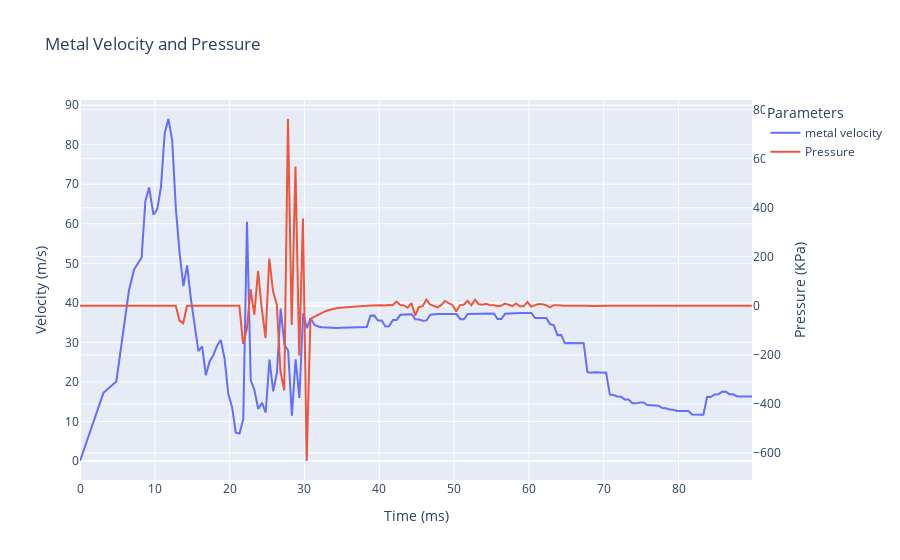

Notebook code cell kept with this figure:
### Code cell
velocity_filtered = velocity_filtered[velocity_filtered['NewZeit'] <= 100]
metalvel = metalvel[metalvel['time'] <= 90]
pressure = pressure[pressure['time'] <= 90]

fig = go.Figure()

#fig.add_trace(go.Scatter(x=velocity_filtered['NewZeit'], y=velocity_filtered['Upper_Piston'], mode='lines', name='Upper_Piston'))
#fig.add_trace(go.Scatter(x=velocity_filtered['NewZeit'], y=velocity_filtered['Lower_Piston'], mode='lines', name='Lower_Piston'))
fig.add_trace(go.Scatter(x=metalvel['time'], y=metalvel['Velocity'], mode='lines', name='metal velocity'))
fig.add_trace(go.Scatter(x=pressure['time'], y=pressure['Pressure'], mode='lines', name='Pressure',  yaxis = "y2"))


fig.update_layout(
    yaxis2=dict(
        title='Pressure (KPa)',
        overlaying='y',
        side='right'
    ),
    xaxis_title='Time (ms)',
    yaxis=dict(title='Velocity (m/s)'),
    title='Metal Velocity and Pressure',
    legend_title='Parameters'
)

### Figure 1 — Plotly figure (JSON) as saved in the notebook; plotly's stock layout.template omitted (floating-point values rounded to 4 significant figures; data arrays with more than 128 entries replaced by an {"elided": "..."} marker saying what was removed)
{"data": [{"mode": "lines", "name": "metal velocity", "type": "scatter", "x": {"elided": "170 float values"}, "y": {"elided": "170 float values"}}, {"mode": "lines", "name": "Pressure", "type": "scatter", "x": {"elided": "170 float values"}, "y": {"elided": "170 float values"}, "yaxis": "y2"}], "layout": {"legend": {"title": {"text": "Parameters"}}, "title": {"text": "Metal Velocity and Pressure"}, "xaxis": {"title": {"text": "Time (ms)"}}, "yaxis": {"title": {"text": "Velocity (m/s)"}}, "yaxis2": {"overlaying": "y", "side": "right", "title": {"text": "Pressure (KPa)"}}}}
